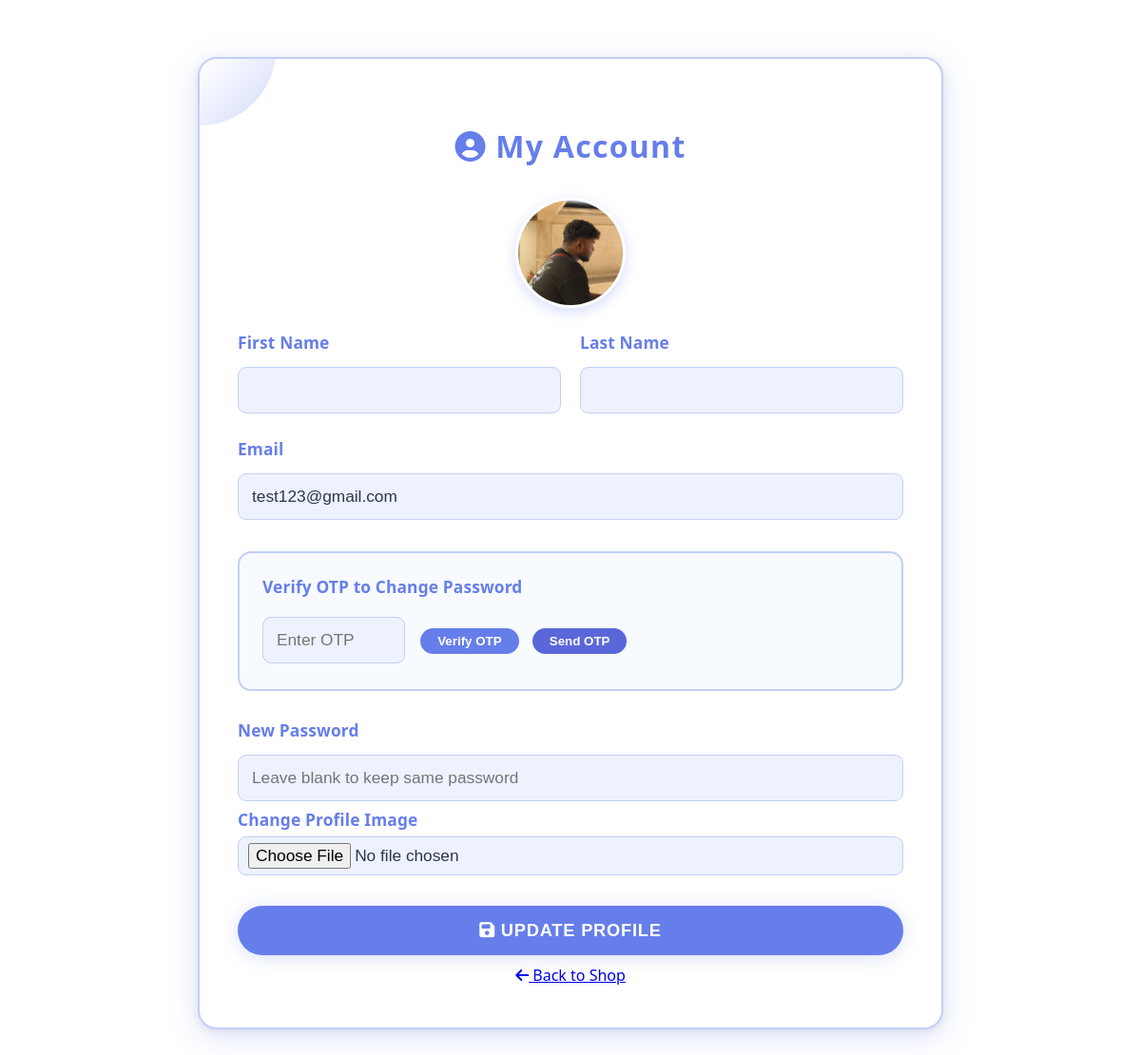
The app's page /profile.php (signed in) with its own data.
### tables this page shows
CREATE TABLE `users` (
  `user_id` int(11) NOT NULL,
  `name` varchar(100) DEFAULT NULL,
  `email` varchar(100) DEFAULT NULL,
  `phone` varchar(15) DEFAULT NULL,
  `password` varchar(255) DEFAULT NULL,
  `is_admin` tinyint(4) DEFAULT 0,
  `role` varchar(20) NOT NULL DEFAULT 'user',
  `profile_image` varchar(255) DEFAULT NULL,
  `gender` varchar(10) DEFAULT NULL,
  `dob` date DEFAULT NULL,
  `address` varchar(255) DEFAULT NULL,
  `city` varchar(55) DEFAULT NULL,
  `state` varchar(55) DEFAULT NULL,
  `pin` varchar(10) DEFAULT NULL
);

### profile.php (the view, shortened to what this page needs)
<?php
include "includes/db_connect.php";
$user_id = $_SESSION['user_id'];
$q = mysqli_query($conn, "SELECT * FROM users WHERE user_id=$user_id");
$user = mysqli_fetch_assoc($q);
?>
<!DOCTYPE html>
<html lang="en">
<head>
<link rel="stylesheet" href="https://cdnjs.cloudflare.com/ajax/libs/font-awesome/6.4.0/css/all.min.css" />
<link rel="stylesheet" href="/GrocXpress/assets/style.css">
</head>
<body>
<div class="wrap">
 <div class="card">
   <h2><i class="fas fa-user-circle"></i> My Account</h2>
   <form method="post" enctype="multipart/form-data" autocomplete="off" onsubmit="return validateProfileForm()">
     <center>
       <img src="<?= ($user['profile_image'] && file_exists($user['profile_image'])) ? htmlspecialchars($user['profile_image']) : 'https://ui-avatars.com/api/?name=' . urlencode($user['first_name'] . ' ' . $user['last_name']) . '&background=eef2ff&color=667eea'; ?>" alt="Profile Image" class="profile-img" />
     </center>
     <div class="form-group">
       <div>
         <label for="first_name">First Name</label>
         <input type="text" name="first_name" id="first_name" value="<?= htmlspecialchars($user['first_name']) ?>" required pattern="^[A-Z][a-zA-Z]{1,29}$" title="First uppercase, only letters, 2-30 chars, no spaces">
       </div>
       <div>
         <label for="last_name">Last Name</label>
         <input type="text" name="last_name" id="last_name" value="<?= htmlspecialchars($user['last_name']) ?>" required pattern="^[A-Z][a-zA-Z]{1,29}$" title="First uppercase, only letters, 2-30 chars, no spaces">
       </div>
     </div>
     <label for="email">Email</label>
     <input type="email" name="email" id="email" value="<?= htmlspecialchars($user['email']) ?>" required>
     <div class="otp-container">
       <label for="otp"><strong>Verify OTP to Change Password</strong></label>
       <?php if (!isset($_SESSION['otp_verified']) || $_SESSION['otp_verified'] !== true): ?>
         <input type="text" id="otp" name="otp" maxlength="6" placeholder="Enter OTP" />
         <button type="submit" name="verify_otp" style="padding: 6px 18px; margin-right: 10px; background: var(--main-blue); color: white; border: none; border-radius: 20px; font-weight: 700;">Verify OTP</button>
         <button type="submit" name="send_otp" style="padding: 6px 18px; background: var(--main-hover); color: white; border: none; border-radius: 20px; font-weight: 700;">Send OTP</button>
       <?php else: ?>
         <div style="padding: 10px; background: #e9fbe9; color: var(--success); border-left: 4px solid var(--success); margin-bottom: 15px;">
           OTP verified! You can now change your password below.
         </div>
       <?php endif; ?>
     </div>
     <label for="password">New Password</label>
     <input type="password" name="password" id="password" placeholder="Leave blank to keep same password" <?= empty($_SESSION['otp_verified']) ? 'disabled' : '' ?> >
     <label for="profile_image">Change Profile Image</label>
     <input type="file" name="profile_image" id="profile_image" accept="image/*">
     <button type="submit" name="update" class="btn-main"><i class="fas fa-save"></i> Update Profile</button>
   </form>
   <a href="main.php" class="back-link"><i class="fas fa-arrow-left"></i> Back to Shop</a>
 </div>
</div>
</body>
</html>

### assets/style.css (style rules this page uses)
body { margin: 0; padding: 0; font-family: Arial, Helvetica, sans-serif; background: var(--bg); }
:root { --bg: #ffffff; --panel: #ffffff; --text: #333333; --muted: #6c757d; --accent: #007bff; --accent-2: #0056b3; --card-shadow: 0 4px 28px 0 rgba(0,123,255,0.1); --btn-bg: linear-gradient(135deg, #007bff, #0056b3); }
input[type="text"], input[type="email"], input[type="password"] { width: 92%; padding: 9px; margin: 0.5rem 0; border: 1px solid #bbb; border-radius: 5px; font-size: 1rem; }

### profile.php (style rules this page uses)
:root { --main-blue: #667eea; --main-hover: #5a67d8; --light: #fff; --danger: #e74c3c; --success: #009a6f; --dark: #2d3748; --input-bg: #eef2ff; --input-border: #c3d0f5; }
body { background: var(--light); font-family: 'Segoe UI', Arial, sans-serif; color: var(--dark); margin: 0; }
.wrap { min-height: 100vh; display: flex; align-items: center; justify-content: center; padding: 20px; }
.card { background: var(--light); max-width: 700px; width: 100%; margin: 40px auto; border-radius: 20px; box-shadow: 0 8px 32px #667eea35, 0 2px 8px #00000017; padding: 2.7rem 2.5rem; text-align: center; border: 2px solid var(--input-border); position: relative; overflow: hidden; }
.card:before { content:''; position:absolute; left:-80px; top:-90px; width:160px;height:160px; background: linear-gradient(135deg,#eef2ff 60%,#667eea 100%); border-radius:50%; z-index:0; opacity:0.3; }
.card h2 { font-weight: 700; margin-bottom: 2.1rem; font-size: 2rem; color: var(--main-blue); letter-spacing: 0.04em; z-index:1; position:relative; }
.profile-img { margin: 0 auto 25px auto; width: 110px; height: 110px; object-fit: cover; border-radius: 50%; box-shadow: 0 4px 14px #667eea44; border: 3px solid #fff; background: #eef2ff; display: block; z-index: 1; }
form { margin-top: 10px; text-align: left; z-index: 1; position: relative; }
.form-group { display: flex; flex-wrap: wrap; gap: 20px; margin-bottom: 18px; }
.form-group > div { flex: 1 1 calc(50% - 10px); }
label { font-weight: 600; color: var(--main-blue); letter-spacing: .01em; display: block; margin-bottom: 6px; font-size: 1.08rem; }
input[type="text"], input[type="email"], input[type="password"], input[type="file"] { width: 100%; border: 1.5px solid var(--input-border); border-radius: 9px; padding: 13px 14px; font-size: 1.08rem; background: var(--input-bg); color: var(--dark); transition: border 0.18s; box-sizing: border-box; }
input[type="file"] { padding: 6px 10px; margin-bottom: 20px; }
.btn-main { width: 100%; padding: 15px 0; background: var(--main-blue); color: #fff; border: none; border-radius: 33px; font-weight: 800; font-size: 1.14rem; box-shadow: 0 2px 18px #667eea40; cursor: pointer; margin-top: 12px; margin-bottom: 10px; letter-spacing: .044em; text-transform: uppercase; transition: background 0.17s; }
.otp-container { margin-top: 25px; margin-bottom: 30px; border-radius: 14px; border: 2px solid var(--input-border); background: #f7faff; padding: 19px 24px; }
.otp-container label { margin-top: 5px; margin-bottom: 12px; }
.otp-container input[type="text"] { max-width: 150px; display: inline-block; margin-right: 12px; }

### records on screen
users: profile_image (picture), email "test123@gmail.com"
